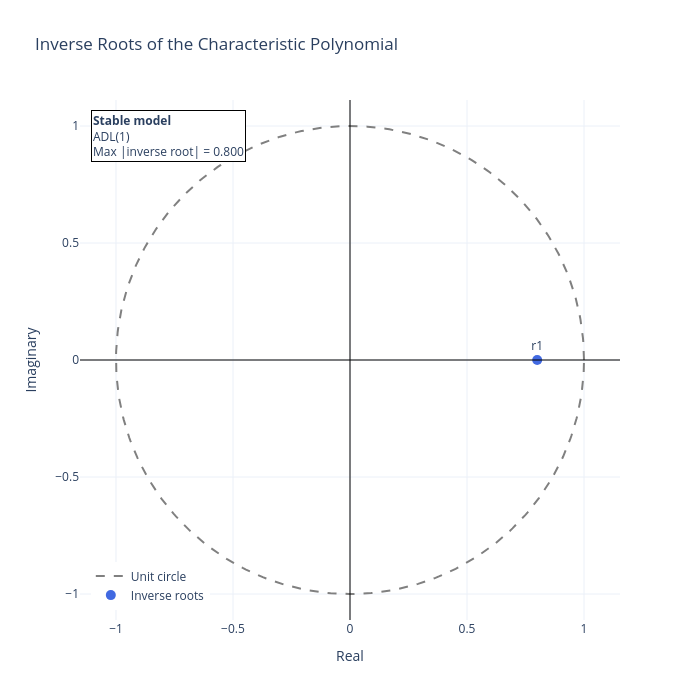

The cell this chart's notebook holds for it:
### Code cell
fig = adl.plot_inverse_roots(stability)
fig.show()

### Figure 1 — Plotly figure (JSON) as saved in the notebook; plotly's stock layout.template omitted (floating-point values rounded to 4 significant figures; data arrays with more than 128 entries replaced by an {"elided": "..."} marker saying what was removed)
{"data": [{"line": {"color": "gray", "dash": "dash"}, "mode": "lines", "name": "Unit circle", "type": "scatter", "x": {"elided": "400 float values"}, "y": {"elided": "400 float values"}}, {"customdata": ["<b>Inverse root 1</b><br>Real: 0.8000<br>Imaginary: 0.0000<br>Modulus: 0.8000"], "hovertemplate": "%{customdata}<extra></extra>", "marker": {"color": "royalblue", "size": 10}, "mode": "markers+text", "name": "Inverse roots", "text": ["r1"], "textposition": "top center", "type": "scatter", "x": [0.8], "y": [0.0]}], "layout": {"annotations": [{"align": "left", "bgcolor": "white", "bordercolor": "black", "borderwidth": 1, "showarrow": false, "text": "<b>Stable model</b><br>ADL(1)<br>Max |inverse root| = 0.800", "x": 0.02, "xref": "paper", "y": 0.98, "yref": "paper"}], "height": 700, "legend": {"x": 0.02, "y": 0.02}, "shapes": [{"line": {"color": "black", "width": 1}, "type": "line", "x0": 0, "x1": 1, "xref": "x domain", "y0": 0, "y1": 0, "yref": "y"}, {"line": {"color": "black", "width": 1}, "type": "line", "x0": 0, "x1": 0, "xref": "x", "y0": 0, "y1": 1, "yref": "y domain"}], "title": {"text": "Inverse Roots of the Characteristic Polynomial"}, "width": 700, "xaxis": {"scaleanchor": "y", "scaleratio": 1, "title": {"text": "Real"}, "zeroline": false}, "yaxis": {"title": {"text": "Imaginary"}, "zeroline": false}}}
